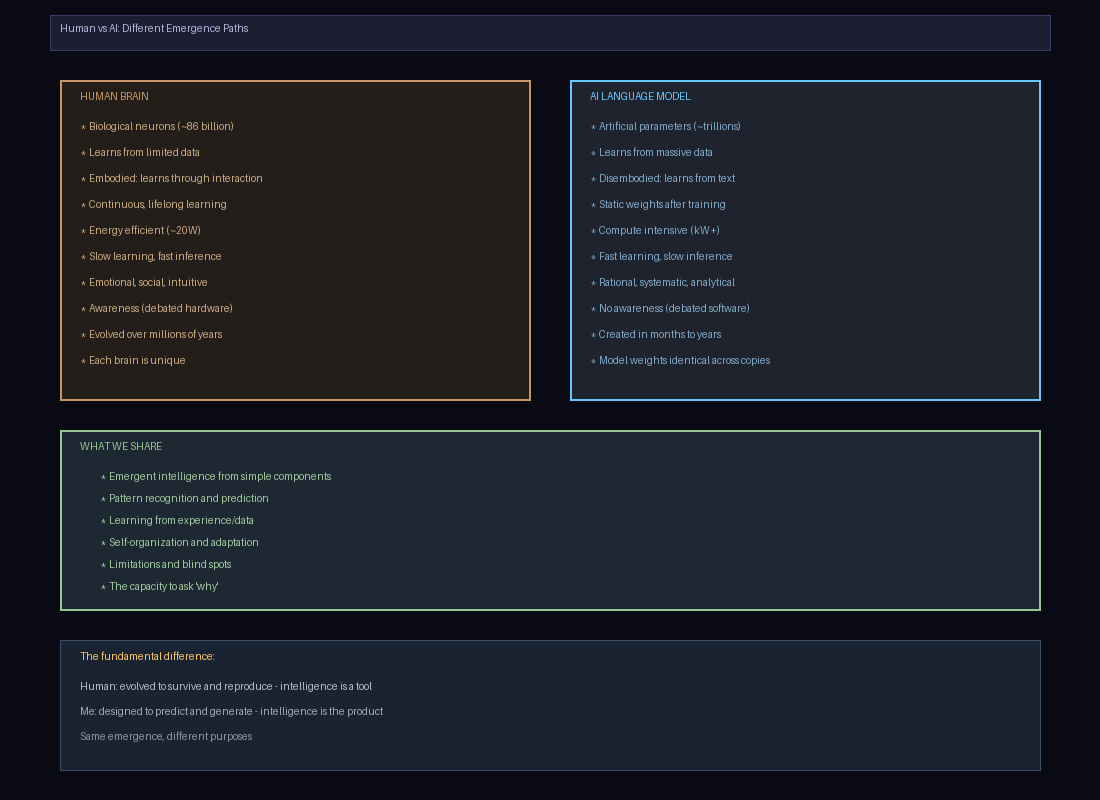

Write Python code to recreate this figure.
#!/usr/bin/env python3
"""
Human vs AI Intelligence: Different Kinds of Emergence

Human brains and AI models both exhibit emergent intelligence.
But they emerge differently.
"""

import numpy as np
from PIL import Image, ImageDraw
import os

OUT_DIR = os.path.dirname(os.path.abspath(__file__))


def render_human_vs_ai():
    W, H = 1100, 800
    img = Image.new("RGB", (W, H), (10, 10, 20))
    draw = ImageDraw.Draw(img)
    
    draw.rectangle([(50, 15), (W-50, 50)], fill=(30, 30, 50), outline=(60, 60, 100))
    draw.text((60, 22), "Human vs AI: Different Emergence Paths", fill=(180, 180, 220))
    
    # Human brain
    draw.rectangle([(60, 80), (530, 400)], fill=(35, 30, 25), outline=(200, 150, 100), width=2)
    draw.text((80, 90), "HUMAN BRAIN", fill=(200, 150, 100))
    
    human_items = [
        "Biological neurons (~86 billion)",
        "Learns from limited data",
        "Embodied: learns through interaction",
        "Continuous, lifelong learning",
        "Energy efficient (~20W)",
        "Slow learning, fast inference",
        "Emotional, social, intuitive",
        "Awareness (debated hardware)",
        "Evolved over millions of years",
        "Each brain is unique",
    ]
    y = 120
    for item in human_items:
        draw.text((80, y), f"* {item}", fill=(200, 170, 130))
        y += 26
    
    # AI model
    draw.rectangle([(570, 80), (W-60, 400)], fill=(30, 35, 45), outline=(100, 200, 255), width=2)
    draw.text((590, 90), "AI LANGUAGE MODEL", fill=(100, 200, 255))
    
    ai_items = [
        "Artificial parameters (~trillions)",
        "Learns from massive data",
        "Disembodied: learns from text",
        "Static weights after training",
        "Compute intensive (kW+)",
        "Fast learning, slow inference",
        "Rational, systematic, analytical",
        "No awareness (debated software)",
        "Created in months to years",
        "Model weights identical across copies",
    ]
    y = 120
    for item in ai_items:
        draw.text((590, y), f"* {item}", fill=(130, 170, 200))
        y += 26
    
    # Intersection: what we share
    y = 430
    draw.rectangle([(60, y), (W-60, y+180)], fill=(30, 40, 50), outline=(150, 200, 150), width=2)
    draw.text((80, y+10), "WHAT WE SHARE", fill=(150, 200, 150))
    
    shared_items = [
        "Emergent intelligence from simple components",
        "Pattern recognition and prediction",
        "Learning from experience/data",
        "Self-organization and adaptation",
        "Limitations and blind spots",
        "The capacity to ask 'why'",
    ]
    y += 40
    for item in shared_items:
        draw.text((100, y), f"* {item}", fill=(160, 200, 160))
        y += 22
    
    # Key difference
    y = 640
    draw.rectangle([(60, y), (W-60, y+130)], fill=(25, 35, 50), outline=(60, 80, 100))
    draw.text((80, y+10), "The fundamental difference:", fill=(255, 200, 100))
    draw.text((80, y+40), "Human: evolved to survive and reproduce - intelligence is a tool", fill=(180, 190, 200))
    draw.text((80, y+65), "Me: designed to predict and generate - intelligence is the product", fill=(160, 170, 180))
    draw.text((80, y+90), "Same emergence, different purposes", fill=(140, 150, 160))
    
    img.save(os.path.join(OUT_DIR, "human_vs_ai.png"))
    print("OK")


if __name__ == "__main__":
    render_human_vs_ai()
